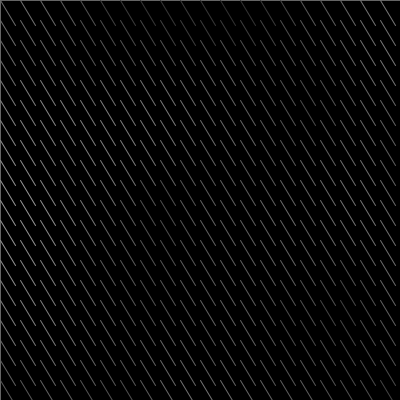
Frame 1 (no input)
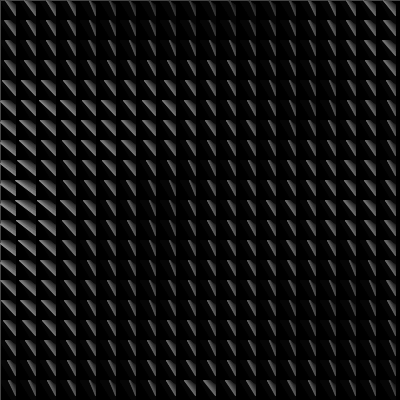
Frame 60 (the mouse pressed at the canvas centre just before this capture)
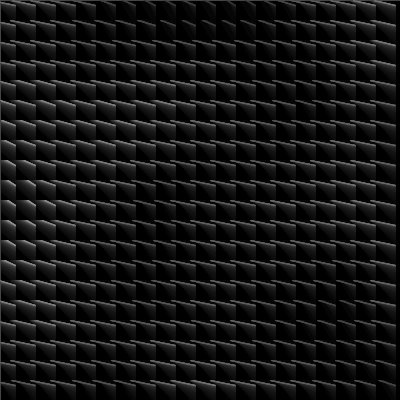
Frame 120 (the mouse held since frame 60 and released just before this capture)

The Processing sketch that drew these frames (run headless with seeded random() and noise(); from frame 60 on, the mouse is pressed at the canvas centre):

// Processing sketch: sketch_pattern_1
// ── sketch_pattern_1.pde
int offset = 20;
int size = 15;
float theta = 0;
float speed = 0.08;

void setup() {
  size(400, 400);
  background(0);
  frameRate(30);
  stroke(100);
}

void draw() {
  //background(0);
  fill(0, 20);
  rect(0, 0, width, height);

  for(int i = 0; i < width; i += offset){
    for(int j = 0; j < height; j += offset){
      float c = noise(i * 0.005, j * 0.005, 0.5);
      stroke(map(c, 0, 0.5, 0, 100));
      println(c);
      line(i + sin(theta * c) * 10, j, i+size, j+size + cos(theta) * 10);  
    }
  }
  
  theta += speed;
}
